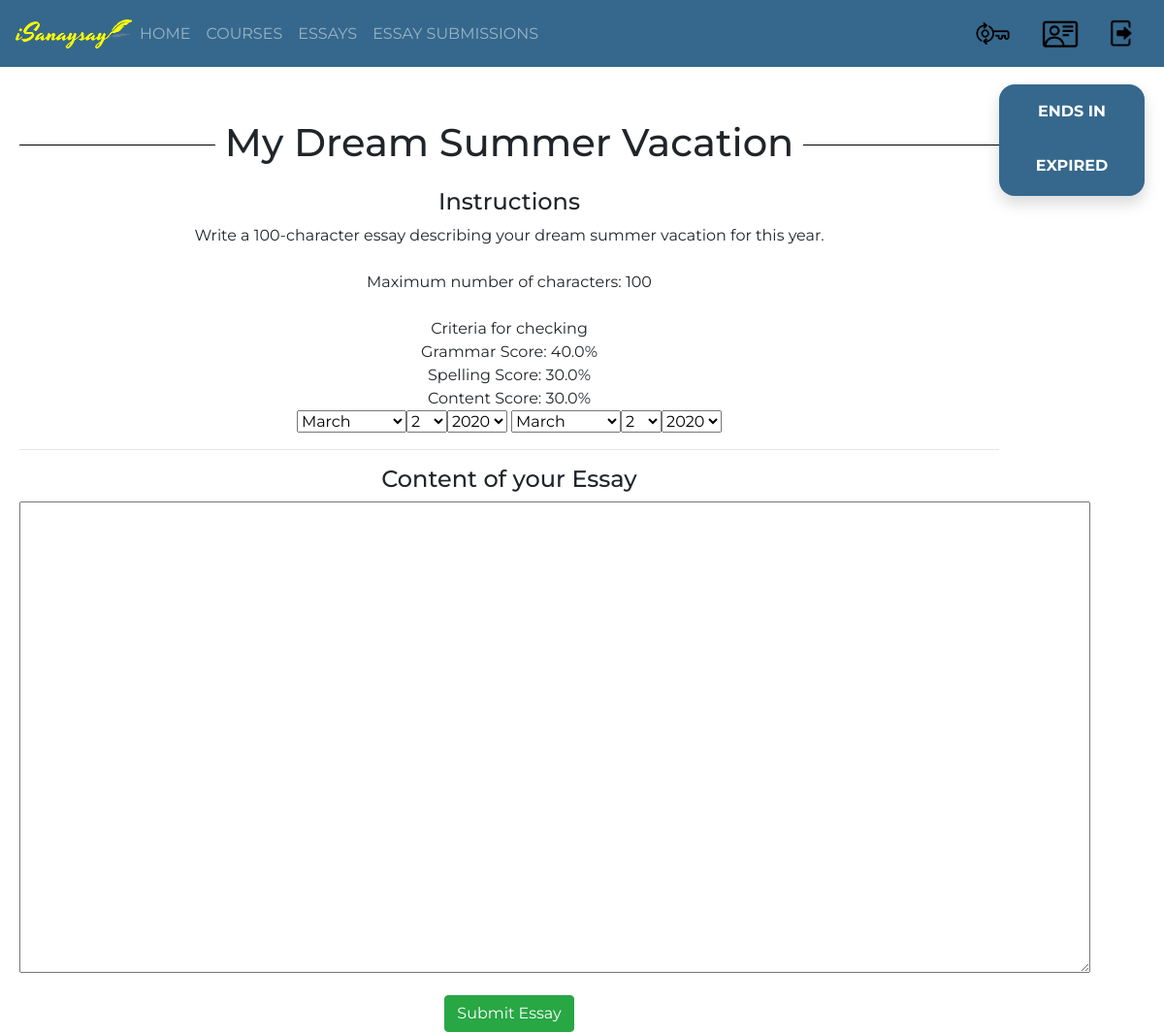
Screenshot of /isanaysay/add_essay_submission/2 (signed in) with the database file from the repository.
### users/models.py (models this page shows, shortened)
class Essay(models.Model):
    course = models.ForeignKey(Course, verbose_name="Course", on_delete = models.CASCADE)
    name = models.CharField(verbose_name="Essay Name", max_length=300)
    essay_description = models.CharField(verbose_name="Essay Description", max_length=1500)
    essay_code = models.CharField(verbose_name="Essay Code", max_length=100)
    maximum_length = models.IntegerField(verbose_name="Maximum Length")
    start_date_time = models.DateTimeField(verbose_name="Essay Start Date and Time")
    end_date_time = models.DateTimeField(verbose_name="Essay End Date and Time")
    criteria_no_1 = models.FloatField(verbose_name="Grammar",default=0)
    criteria_no_2 = models.FloatField(verbose_name="Spelling",default=0)
    criteria_no_3 = models.FloatField(verbose_name="Content",default=0)
    words = models.CharField(verbose_name="Words",max_length=10000,default="")
    def __str__(self):
        return "%s" % self.name

### users/views.py (the view)
# urls.py: url(r'^add_essay_submission/(?P<essay_id>\d+)$', add_essay_submission, name='add-essay-submission'),
def add_essay_submission(request,essay_id):
    if request.user.is_authenticated:
        template = "add_essay_submission.html"
        user_id = request.user.id
        essay = Essay.objects.get(id=essay_id)
        date_today = datetime.datetime.now().replace(tzinfo=utc)
        if request.method == "POST":
            form = EssaySubmissionForm(request.POST)
            if form.is_valid():
                print("This is the content score: " + str(form.cleaned_data['content_score']))
                instance = form.save(commit=False)
                instance.content_score = grade_for_essay_content(essay.words,form['content'].value())['counter']
                instance.spelling_score = grade_for_spelling(form['content'].value())['score']
                instance.grammar_score = grade_for_grammar(form['content'].value())["score"]
                print("This is the content score 2: " + str(instance.content_score))
                instance.save()
                return HttpResponseRedirect(reverse_lazy('view-essay-submissions'))
        else:
            context = {
                'essay_submission_form': EssaySubmissionForm(initial={'essay':essay.id,'student': user_id,'isChecked':'N','grammar_score':0,'spelling_score':0,'submitted_date':date_today,'checked_date':date_today}),
                'essay': essay,
            }
        return render(request, template, context)
    else:
        return HttpResponseRedirect(reverse_lazy('index'))

### users/forms.py
class EssaySubmissionForm(forms.ModelForm):
	content = forms.CharField(widget=forms.Textarea(attrs={"rows":20, "cols":120}))
	submitted_date = forms.DateTimeField(label='What is the essay submission date?', widget=forms.SelectDateWidget)
	checked_date = forms.DateTimeField(label='What is the essay check date?', widget=forms.SelectDateWidget)
	class Meta:
		model = EssaySubmission
		fields = '__all__'
	def __init__(self, *args, **kwargs):
		super(EssaySubmissionForm, self).__init__(*args, **kwargs)
		self.fields['student'].queryset = CustomUser.objects.filter(isStudent='S')
		self.fields['student'].widget = forms.HiddenInput()
		self.fields['essay'].widget = forms.HiddenInput()
		self.fields['isChecked'].widget = forms.HiddenInput()
		self.fields['grammar_score'].widget = forms.HiddenInput()
		self.fields['spelling_score'].widget = forms.HiddenInput()
		self.fields['content_score'].widget = forms.HiddenInput()

### templates/add_essay_submission.html (shortened to what this page needs)
{% extends 'base.html' %}
{% block content %}
	<div id="parent"><div id="child"><br/><br/>
		<div class="rounded bg-gradient-1 text-white shadow pt-3 text-center " style="
    width: 150px;
    height: 115px;
    float: right;
">
                    <p class="font-weight-bold text-uppercase">ends in</p>
                    <div id="demo" class="countdown-circles d-flex flex-wrap justify-content-center pt-3"></div>
                </div>
                <div id="child_content" style="display:flow-root;"><br/><br/>
		<h1><span>{{ essay }}</span></h1><br/>
		<h4>Instructions</h4>
		{{ essay.essay_description }}<br/><br/>
		Maximum number of characters: {{ essay.maximum_length }}<br/><br/>
		Criteria for checking<br/>
		Grammar Score: {{ essay.criteria_no_1 }}%<br/>
		Spelling Score: {{ essay.criteria_no_2 }}%<br/>
		Content Score: {{ essay.criteria_no_3 }}%<br/>
		<form role="form" action="" method="POST">
					{{ essay_submission_form.submitted_date }}
					{{ essay_submission_form.checked_date }}
					<hr /><h4>Content of your Essay</h4>
					{{ essay_submission_form.content }}<br/>
			<button id="finish" type="submit" class="btn btn-success">Submit Essay</button>
		</form>
	</div></div>
{% endblock %}

### templates/base.html (style rules this page uses)
h1 { width: 100%; text-align: center; border-bottom: 1px solid #000; line-height: 0.1em; margin: 10px 0 20px; }
h1 span { background:#fff; padding:0 10px; }
body { font-family: 'Montserrat'; }
#parent { display: table; width: 100%; }
#child { display: table-cell; text-align: center; vertical-align: middle; padding-left:20px; padding-right:20px; }

### templates/add_essay_submission.html (style rules this page uses)
.countdown-circles { text-transform: uppercase; font-weight: bold; }
body { min-height: 100vh; }
.bg-gradient-1 { background: #36688d; padding-top: 0px; }
.rounded { border-radius: 1rem !important; }

### rows the page displays
Essay: name "My Dream Summer Vacation", essay_description "Write a 100-character essay describing your dream summer vacation for this year.", maximum_length "100", criteria_no_1 "40.0", criteria_no_2 "30.0", criteria_no_3 "30.0"
